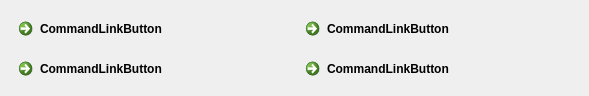
<?xml version="1.0" encoding="UTF-8"?>
<ui version="4.0">
 <class>templateModesDialog</class>
 <widget class="QDialog" name="templateModesDialog">
  <property name="geometry">
   <rect>
    <x>0</x>
    <y>0</y>
    <width>589</width>
    <height>92</height>
   </rect>
  </property>
  <property name="windowTitle">
   <string>Template Mode</string>
  </property>
  <layout class="QVBoxLayout" name="verticalLayout">
   <item>
    <layout class="QGridLayout" name="gridLayout">
     <item row="0" column="0">
      <widget class="QCommandLinkButton" name="commandLinkButton">
       <property name="text">
        <string>CommandLinkButton</string>
       </property>
      </widget>
     </item>
     <item row="0" column="1">
      <widget class="QCommandLinkButton" name="commandLinkButton_2">
       <property name="text">
        <string>CommandLinkButton</string>
       </property>
      </widget>
     </item>
     <item row="1" column="0">
      <widget class="QCommandLinkButton" name="commandLinkButton_3">
       <property name="text">
        <string>CommandLinkButton</string>
       </property>
      </widget>
     </item>
     <item row="1" column="1">
      <widget class="QCommandLinkButton" name="commandLinkButton_4">
       <property name="text">
        <string>CommandLinkButton</string>
       </property>
      </widget>
     </item>
    </layout>
   </item>
   <item>
    <spacer name="verticalSpacer">
     <property name="orientation">
      <enum>Qt::Vertical</enum>
     </property>
     <property name="sizeHint" stdset="0">
      <size>
       <width>20</width>
       <height>55</height>
      </size>
     </property>
    </spacer>
   </item>
  </layout>
 </widget>
 <resources/>
 <connections/>
</ui>
